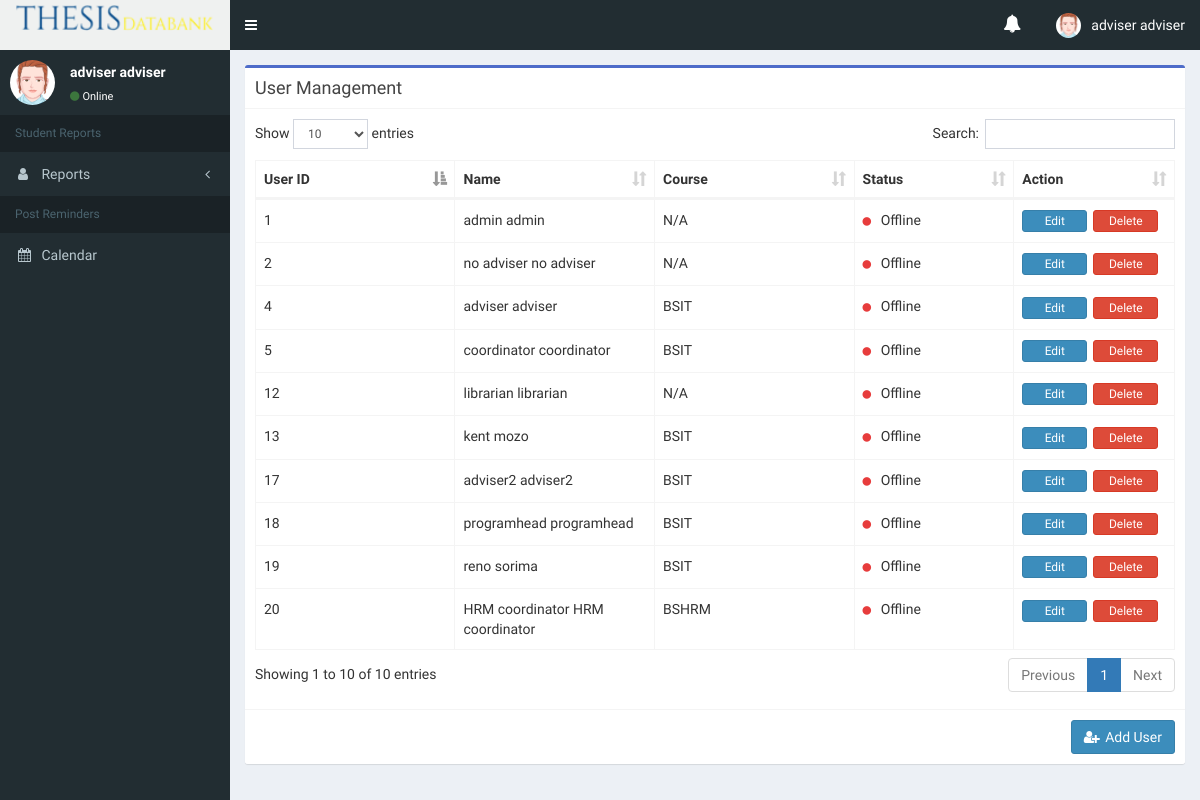
Screenshot of /admin/manage-user.php (signed in) with the database file from the repository.
### tables this page shows
CREATE TABLE `users` (
  `id` int(11) NOT NULL,
  `role` tinyint(1) NOT NULL,
  `program` tinyint(1) NOT NULL,
  `sem` int(11) NOT NULL COMMENT 'semester of user',
  `firstname` varchar(50) NOT NULL,
  `lastname` varchar(50) NOT NULL,
  `username` varchar(20) NOT NULL,
  `password` varchar(255) NOT NULL,
  `status` tinyint(1) NOT NULL,
  `date_created` datetime NOT NULL
);

CREATE TABLE `programs` (
  `id` tinyint(1) NOT NULL,
  `code` varchar(10) NOT NULL,
  `description` varchar(100) NOT NULL
);

### admin/manage-user.php (the view, shortened to what this page needs)
<?php
	include("../config/connectdb.php");
?>
<!DOCTYPE html>
<html>
<head>
    <link rel="stylesheet" href="../css/bootstrap/bootstrap.min.css">
    <link rel="stylesheet" href="../css/font-awesome/font-awesome.min.css">
    <link rel="stylesheet" href="../css/sweetalert/sweetalert.css">
    <link rel="stylesheet" href="../template/bower_components/datatables.net-bs/css/dataTables.bootstrap.min.css">
    <link rel="stylesheet" href="../template/dist/css/AdminLTE.min.css">
    <link rel="stylesheet" href="../template/dist/css/skins/skin-green.min.css">
    <link rel="stylesheet" href="css/main-admin.css">
    <link rel="stylesheet" href="css/validation.css">
    <link rel="stylesheet" href="css/custom.css">
</head>
<body class="hold-transition skin-green sidebar-mini fixed">
    <div class="wrapper">
        <?php
                include("../includes/navbar.php");
                include("../includes/sidebar.php");
            ?>
        <div class="content-wrapper">
            <section class="content">
                <div class="row">
                    <div class="col-md-12">
                        <div class="box box-info border-blue">
                            <div class="box-header with-border">
                                <h4>User Management</h4>
                            </div>
                            <div class="box-body">
                                <table id="tableUsers" class="table table-bordered table-hover table-custom">
                                    <thead>
                                        <tr>
                                            <th width="15%">User ID</th>
                                            <th width="15%">Name</th>
                                            <th width="15%">Course</th>
                                            <th width="12%">Status</th>
                                            <th width="12%">Action</th>
                                        </tr>
                                    </thead>
                                    <?php
                                        $query ="SELECT u.id, u.firstname AS Fname, u.lastname AS Lname, u.username, u.password, u.role, u.program, u.status, b.id, b.code from users u inner join programs b on u.program = b.id";
                                        $result = mysqli_query($con, $query);
                                        while($row = mysqli_fetch_array($result))
                                        {
                                            if ($row['status'] == 0 ) {
                                                $status = "<span class='fa fa-circle offline'></span> Offline";
                                            } else if ($row['status'] == 1) {
                                                $status = "<span class='fa fa-circle online'></span> Online";
                                            }
                                           echo '
                                           <tr>
                                                <td>'.$row[0].'</td>
                                                <td>'.$row["Fname"]. " " .$row["Lname"].'</td>
                                                <td>'.$row["code"].'</td>
                                                <td>'.$status.'</td>
                                                <td><button class="btn btn-xs btn-primary btn-table" id="btnEdit" userid='.$row[0].' fname='.$row["Fname"].' lname='.$row["Lname"].' uname='.$row["username"].' pword='.$row["password"].' style="width: 65px;">Edit</button><a href="php/delete-user.php?userid='.$row[0].'" class="btn btn-xs btn-danger btn-table" id="btnDelete" userid='.$row[0].' style="width: 65px;">Delete</a></td>
                                           </tr>
                                           ';
                                        }
                                    ?>
                                </table>
                            </div>
                            <div class="box-footer">
                                <button class="btn btn-primary pull-right" data-toggle="modal" data-target="#modalAddUser"> <span class="fa fa-md fa-user-plus"></span> Add User </button>
                                <div class="clearfix"></div>
                            </div>
                        </div>
                    </div>
                </div>
            </section>
        </div>
    </div>
</body>
</html>

### admin/css/main-admin.css (style rules this page uses)
h1, h2, h3, h4, h5, h6 { padding:0; margin:0; letter-spacing: 0; }
.border-blue { border-top: 3px solid #4E6CC9 !important; }
.content .fa-user-plus { margin-right: 2px; }
.content .box-body .table-custom { width:100%; }
.content .box-body .table-custom td { padding: 0; padding-top:10px; padding-bottom: 10px; padding-left: 8px; }
.content .box-body .table-custom td span { margin-right:6px; font-size: 10px; }
.content .box-body .table-custom td span.offline { color:#E73C3C; }
.btn-table { margin-right: 6px !important; }

### rows the page displays
users: id "1", firstname "admin", lastname "admin", program.code "N/A", status 0 (drawn)
users: id "2", firstname "no adviser", lastname "no adviser", program.code "N/A", status 0 (drawn)
users: id "4", firstname "adviser", lastname "adviser", program.code "BSIT", status 0 (drawn)
users: id "5", firstname "coordinator", lastname "coordinator", program.code "BSIT", status 0 (drawn)
users: id "12", firstname "librarian", lastname "librarian", program.code "N/A", status 0 (drawn)
users: id "13", firstname "kent", lastname "mozo", program.code "BSIT", status 0 (drawn)
users: id "17", firstname "adviser2", lastname "adviser2", program.code "BSIT", status 0 (drawn)
users: id "18", firstname "programhead", lastname "programhead", program.code "BSIT", status 0 (drawn)
users: id "19", firstname "reno", lastname "sorima", program.code "BSIT", status 0 (drawn)
users: id "20", firstname "HRM coordinator", lastname "HRM coordinator", program.code "BSHRM", status 0 (drawn)

### other values shown
$_SESSION['fname'] "adviser"
$_SESSION['lname'] "adviser"
